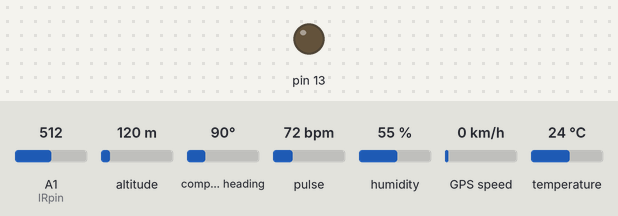
Recording of a sketch running on a simulated Arduino Uno, built with avr-gcc and run on an emulated ATmega328P. Parts: output pins drawn as LEDs (lit = HIGH). Inputs (shaded band) come from the test bench; at power-on: A1 (IRpin) = 512, altitude 120 m, compass heading 90°, pulse 72 bpm, humidity 55 %, GPS speed 0 km/h, temperature 24 °C. The GPS gets a fix after 3 s at 37.7749, -122.4194 with 8 satellites; what the sketch prints to the serial monitor is not drawn.

Above: at 0.1 s.
At 2.1 s:
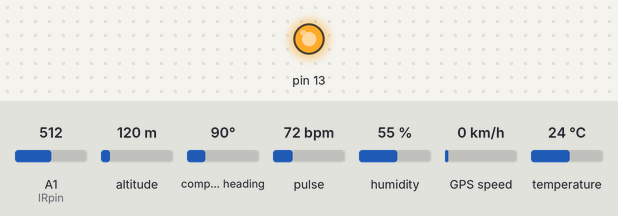
Timing chart, 0 to 3.6 s (numbered marks = the images above):
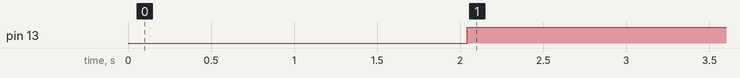

Measured:
- by itself, pin 13: LOW → HIGH at 2.0 s

The sketch:

Integrate3.ino
```cpp
#define USE_ARDUINO_INTERRUPTS true    // Set-up low-level interrupts for most acurate BPM math.
#include <PulseSensorPlayground.h>

#include <SoftwareSerial.h>

#include <TinyGPS.h>
TinyGPS gps;  //Creates a new instance of the TinyGPS object// Includes the PulseSensorPlayground Library.

#include <DHT.h>
#define DHTPIN 4
#define DHTTYPE DHT11

DHT dht(DHTPIN, DHTTYPE);

//  Variables
const int PulseWire = 0;       // PulseSensor PURPLE WIRE connected to ANALOG PIN 0
const int LED13 = 13;          // The on-board Arduino LED, close to PIN 13.
int Threshold = 550;           // Determine which Signal to "count as a beat" and which to ignore.
                               // Use the "Gettting Started Project" to fine-tune Threshold Value beyond default setting.
                               // Otherwise leave the default "550" value.
PulseSensorPlayground pulseSensor;  // Creates an instance of the PulseSensorPlayground object called "pulseSensor"

int IRpin = A1;
void setup() {

  // put your main code here, to run repeatedly:
  Serial.begin(9600);          // For Serial Monitor
  dht.begin();

  // Configure the PulseSensor object, by assigning our variables to it.
  pulseSensor.analogInput(PulseWire);
  pulseSensor.blinkOnPulse(LED13);       //auto-magically blink Arduino's LED with heartbeat.
  pulseSensor.setThreshold(Threshold);

  // Double-check the "pulseSensor" object was created and "began" seeing a signal.
   if (pulseSensor.begin()) {
    Serial.println("We created a pulseSensor Object !");  //This prints one time at Arduino power-up,  or on Arduino reset.
  }

  //GPS

  Serial.print("Simple TinyGPS library v. "); Serial.println(TinyGPS::library_version());
  Serial.println("Testing GPS");
  Serial.println();
}

void Temp()
{

  delay(2000);
  Serial.println("=================================");
  // Reading temperature or humidity takes about 250 milliseconds!
  // Sensor readings may also be up to 2 seconds 'old' (its a very slow sensor)
  float h = dht.readHumidity();
  // Read temperature as Celsius (the default)
  float t = dht.readTemperature();
  // Read temperature as Fahrenheit (isFahrenheit = true)
  float f = dht.readTemperature(true);

  // Check if any reads failed and exit early (to try again).
  if (isnan(h) || isnan(t) || isnan(f)) {
    Serial.println(F("Failed to read from DHT sensor!"));
    return;
  }

  Serial.print(F("Humidity: "));
  Serial.print(h);
  Serial.print(F("%  Temperature: "));
  Serial.print(t);

}

void Heart(){

    // Pulse

  int myBPM = pulseSensor.getBeatsPerMinute();  // Calls function on our pulseSensor object that returns BPM as an "int".
                                               // "myBPM" hold this BPM value now.


    if (pulseSensor.sawStartOfBeat()) {            // Constantly test to see if "a beat happened".
 Serial.println("♥  A HeartBeat Happened ! "); // If test is "true", print a message "a heartbeat happened".
 Serial.print("BPM: ");                        // Print phrase "BPM: "
 Serial.println(myBPM);                        // Print the value inside of myBPM.
}

  delay(20);                    // considered best practice in a simple sketch.

  }

void GPS()
{
      //   GPS

  bool newData = false;
  unsigned long chars;
  unsigned short sentences, failed;

  // For one second we parse GPS data and report some key values
  for (unsigned long start = millis(); millis() - start < 1000;)
  {
    while (Serial.available())
    {
      char c = Serial.read();
      //Serial.print(c);
      if (gps.encode(c))
        newData = true;
    }
  }

    if (newData)      //If newData is true
  {
    float flat, flon;
    unsigned long age;
    gps.f_get_position(&flat, &flon, &age);
    Serial.print("Latitude = ");
    Serial.print(flat == TinyGPS::GPS_INVALID_F_ANGLE ? 0.0 : flat, 6);
    Serial.print(" Longitude = ");
    Serial.print(flon == TinyGPS::GPS_INVALID_F_ANGLE ? 0.0 : flon, 6);

  }

  Serial.println(failed);
 // if (chars == 0)
   // Serial.println("** No characters received from GPS: check wiring **");
}
void IR()
{
  float volts = analogRead(IRpin)*0.0048828125;
  float distance = 65*pow(volts, -1.10);
  Serial.println("IR = ");
  Serial.println(distance);
  }

void loop() {
  Temp();
  Heart();
  GPS();
  IR();

}
```
